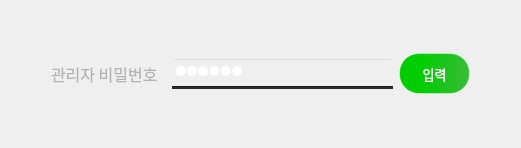
            <widget class="QWidget" name="admin_page">
             <layout class="QVBoxLayout" name="verticalLayout_37">
              <item>
               <layout class="QVBoxLayout" name="verticalLayout_36">
                <item>
                 <spacer name="verticalSpacer_14">
                  <property name="orientation">
                   <enum>Qt::Orientation::Vertical</enum>
                  </property>
                  <property name="sizeHint" stdset="0">
                   <size>
                    <width>20</width>
                    <height>40</height>
                   </size>
                  </property>
                 </spacer>
                </item>
                <item>
                 <layout class="QHBoxLayout" name="horizontalLayout_38">
                  <item>
                   <spacer name="horizontalSpacer_37">
                    <property name="orientation">
                     <enum>Qt::Orientation::Horizontal</enum>
                    </property>
                    <property name="sizeHint" stdset="0">
                     <size>
                      <width>40</width>
                      <height>20</height>
                     </size>
                    </property>
                   </spacer>
                  </item>
                  <item>
                   <widget class="QLabel" name="admin_pw_label">
                    <property name="minimumSize">
                     <size>
                      <width>115</width>
                      <height>46</height>
                     </size>
                    </property>
                    <property name="maximumSize">
                     <size>
                      <width>115</width>
                      <height>46</height>
                     </size>
                    </property>
                    <property name="font">
                     <font>
                      <family>Sans</family>
                      <pointsize>12</pointsize>
                     </font>
                    </property>
                    <property name="styleSheet">
                     <string notr="true">color: rgb(179,179,179);
background-color: rgba(255, 255, 255, 0);</string>
                    </property>
                    <property name="text">
                     <string>관리자 비밀번호</string>
                    </property>
                    <property name="alignment">
                     <set>Qt::AlignmentFlag::AlignLeading|Qt::AlignmentFlag::AlignLeft|Qt::AlignmentFlag::AlignVCenter</set>
                    </property>
                   </widget>
                  </item>
                  <item>
                   <layout class="QVBoxLayout" name="verticalLayout_35">
                    <property name="spacing">
                     <number>0</number>
                    </property>
                    <item>
                     <widget class="QLineEdit" name="admin_pw_input">
                      <property name="minimumSize">
                       <size>
                        <width>221</width>
                        <height>21</height>
                       </size>
                      </property>
                      <property name="maximumSize">
                       <size>
                        <width>221</width>
                        <height>21</height>
                       </size>
                      </property>
                      <property name="font">
                       <font>
                        <family>Sans</family>
                        <pointsize>10</pointsize>
                       </font>
                      </property>
                      <property name="focusPolicy">
                       <enum>Qt::FocusPolicy::StrongFocus</enum>
                      </property>
                      <property name="styleSheet">
                       <string notr="true">qproperty-frame: false;
font-size:10pt;
color: rgb(255, 255, 255);
background-color: rgba(255, 255, 255, 0);</string>
                      </property>
                      <property name="text">
                       <string>asdsad</string>
                      </property>
                      <property name="echoMode">
                       <enum>QLineEdit::EchoMode::Password</enum>
                      </property>
                     </widget>
                    </item>
                    <item>
                     <widget class="Line" name="admin_pw_input_line">
                      <property name="minimumSize">
                       <size>
                        <width>221</width>
                        <height>3</height>
                       </size>
                      </property>
                      <property name="maximumSize">
                       <size>
                        <width>221</width>
                        <height>3</height>
                       </size>
                      </property>
                      <property name="font">
                       <font>
                        <family>Sans</family>
                        <pointsize>5</pointsize>
                        <strikeout>false</strikeout>
                       </font>
                      </property>
                      <property name="contextMenuPolicy">
                       <enum>Qt::ContextMenuPolicy::NoContextMenu</enum>
                      </property>
                      <property name="autoFillBackground">
                       <bool>false</bool>
                      </property>
                      <property name="styleSheet">
                       <string notr="true">background-color: rgb(36, 39, 44)</string>
                      </property>
                      <property name="orientation">
                       <enum>Qt::Orientation::Horizontal</enum>
                      </property>
                     </widget>
                    </item>
                   </layout>
                  </item>
                  <item>
                   <widget class="QPushButton" name="admin_page_bnt">
                    <property name="minimumSize">
                     <size>
                      <width>71</width>
                      <height>41</height>
                     </size>
                    </property>
                    <property name="maximumSize">
                     <size>
                      <width>71</width>
                      <height>41</height>
                     </size>
                    </property>
                    <property name="font">
                     <font>
                      <family>Sans</family>
                      <pointsize>10</pointsize>
                     </font>
                    </property>
                    <property name="cursor">
                     <cursorShape>PointingHandCursor</cursorShape>
                    </property>
                    <property name="styleSheet">
                     <string notr="true">
background-color: qlineargradient(spread:pad, x1:0.244, y1:0.477, x2:1, y2:0.489, stop:0.0845771 rgba(0, 205, 0, 255), stop:1 rgba(56, 188, 56, 255));
color: rgb(255, 255, 255);
border-radius: 20px;
border: 1px solid rgba(255, 255, 255, 100);
</string>
                    </property>
                    <property name="text">
                     <string>입력</string>
                    </property>
                   </widget>
                  </item>
                  <item>
                   <spacer name="horizontalSpacer_38">
                    <property name="orientation">
                     <enum>Qt::Orientation::Horizontal</enum>
                    </property>
                    <property name="sizeHint" stdset="0">
                     <size>
                      <width>40</width>
                      <height>20</height>
                     </size>
                    </property>
                   </spacer>
                  </item>
                 </layout>
                </item>
                <item>
                 <spacer name="verticalSpacer_15">
                  <property name="orientation">
                   <enum>Qt::Orientation::Vertical</enum>
                  </property>
                  <property name="sizeHint" stdset="0">
                   <size>
                    <width>20</width>
                    <height>40</height>
                   </size>
                  </property>
                 </spacer>
                </item>
               </layout>
              </item>
             </layout>
            </widget>
